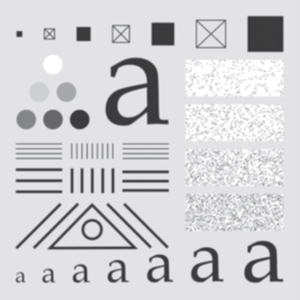
#> input picture images/pcb.png, 300 x 300 px, found by its file name
$ jupyter execute 4a_butterworth_gaussian_lowpass_filter.ipynb
#> lines starting #> are read from the running program, lines starting #| are printed output that depends on the picture
[cell 1]
import cv2
import numpy as np
import matplotlib.pyplot as plt

Function for adding Gaussian noise to the original image

[cell 2]
def add_gaussian_noise(image, mean=0, stddev=25):     # dafault value of mean=0 and standard daviation=25
    gaussian_noise = np.random.normal(mean, stddev, image.shape)
    noisy_image = image + gaussian_noise
    noisy_image = np.clip(noisy_image, 0, 255)
    return noisy_image

Function for Butterworth Lowpass Filter

[cell 3]
def butterworth_lowpass_filter(image, order, cut_off_frequency):
    height, width = image.shape
    F = np.fft.fftshift(np.fft.fft2(image))
    H = np.zeros(image.shape, dtype=np.float32)

    n = order
    d0 = cut_off_frequency
    for u in range(height):
        for v in range(width):
            d = np.sqrt((u - height / 2) ** 2 + (v - width / 2) ** 2)
            H[u, v] = 1 / (1 + (d / d0) ** (2 * n))

    G = F * H
    filteredImage = np.fft.ifft2(np.fft.ifftshift(G))
    return np.abs(filteredImage)

Function for Gaussian Lowpass Filter

[cell 4]
def gaussian_lowpass_filter(image, cutoff_frequency):
    height, width = image.shape
    H = np.zeros(image.shape, dtype=np.float32)
    F = np.fft.fftshift(np.fft.fft2(image))

    D0 = cutoff_frequency
    for u in range(height):
        for v in range(width):
            d = np.sqrt((u - height / 2) ** 2 + (v - width / 2) ** 2)
            H[u, v] = np.exp(-(d ** 2) / (2 * (D0 ** 2)))

    G = F * H
    filtered_image = np.fft.ifft2(np.fft.fftshift(G))
    return np.abs(filtered_image)

Calculate PSNR

[cell 5]
def cal_PSNR(original_image, noisy_image):
    original_image, noisy_image = np.float64(original_image), np.float64(noisy_image)

    Imax = 255.0
    mse = np.mean((original_image - noisy_image) ** 2)
    PSNR_val = 20 * np.log10(Imax / np.sqrt(mse))

    return round(PSNR_val, 2)

Loading the original image

[cell 6]
original_image = cv2.imread('./images/pcb.png', 0)
#> original_image: shape (300, 300); min 53, max 255, mean 210
gray_image = cv2.resize(original_image, (512, 512))

[cell 7]
gaussian_noisy_image = add_gaussian_noise(gray_image, 0, 50)
#> in add_gaussian_noise, `noisy_image = image + gaussian_noise`:
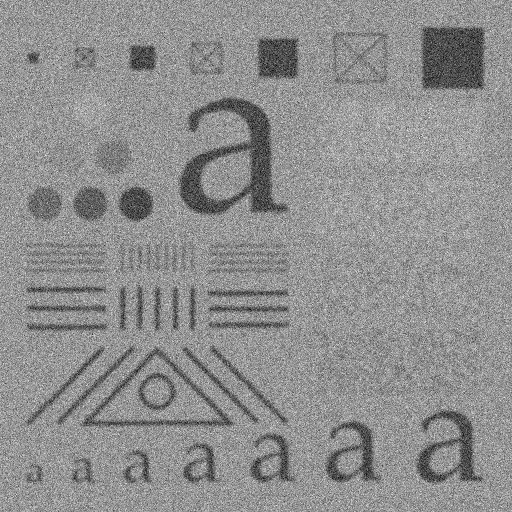
#> noisy_image: shape (512, 512) float64; min -112.5, max 461.1, mean 210; drawn with min black and max white
#> in add_gaussian_noise, `noisy_image = np.clip(noisy_image, 0, 255)`:
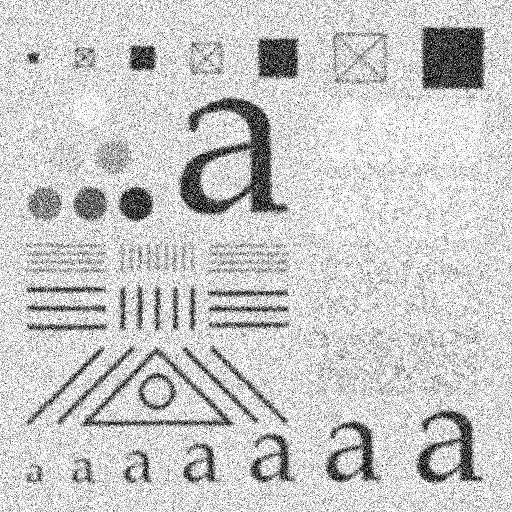
#> noisy_image: shape (512, 512) float64; min 0, max 255, mean 202.3
gaussian_noise_PSNR = cal_PSNR(gray_image, gaussian_noisy_image)
#> in cal_PSNR, `mse = np.mean((original_image - noisy_image) ** 2)`: mse = 1639.4
#> in cal_PSNR, `PSNR_val = 20 * np.log10(Imax / np.sqrt(mse))`: PSNR_val = 15.98
#> gaussian_noise_PSNR = 15.98

plt.figure(figsize=(12, 12))

plt.subplot(1, 2, 1)
plt.imshow(gray_image, cmap='gray')
plt.title("Original Image ")

plt.subplot(1, 2, 2)
plt.imshow(gaussian_noisy_image, cmap='gray')
plt.title(f"Gaussian Noisy Image (PSNR = {gaussian_noise_PSNR})")

plt.tight_layout()
plt.show()
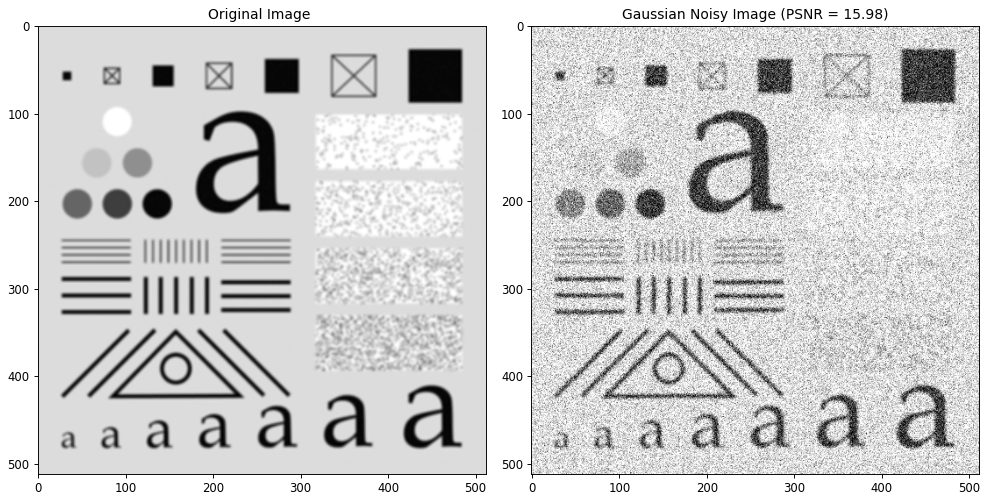
#> figure drawn by matplotlib, 2 panels

Function for Butterworth and Gaussian Lowpass Filter

[cell 8]
order = 4
cutoff_frequency = 40

butterworth_filtered_image = butterworth_lowpass_filter(gray_image, order, cutoff_frequency)
#> after the loop in butterworth_lowpass_filter, `for u in range(height):`:
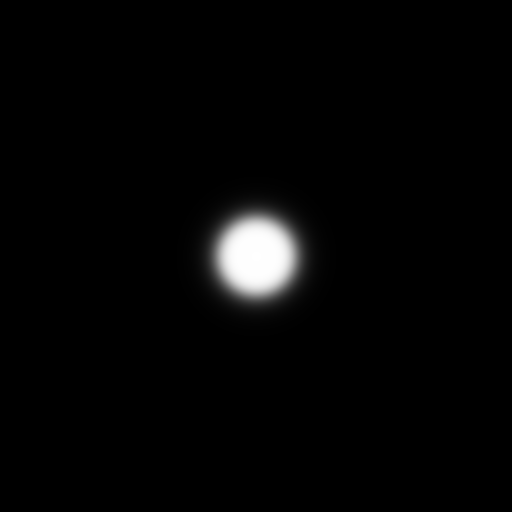
#> H: shape (512, 512) float32; min 2.22e-08, max 1, mean 0.0213
#> in butterworth_lowpass_filter, `return np.abs(filteredImage)`:
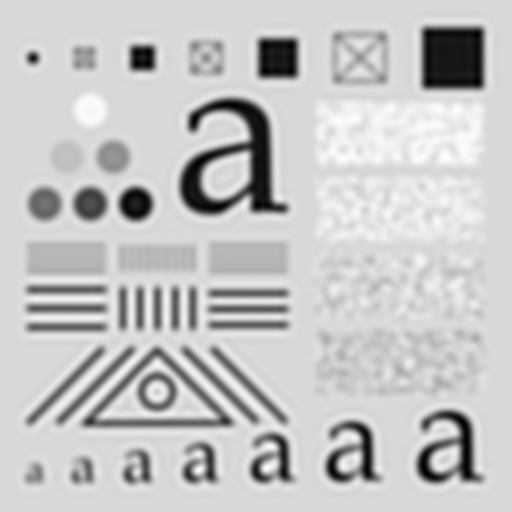
#> returned value: shape (512, 512) float64; min 39.76, max 260.2, mean 209.9; drawn with min black and max white
gaussian_filtered_image = gaussian_lowpass_filter(gray_image, cutoff_frequency)
#> after the loop in gaussian_lowpass_filter, `for u in range(height):`:
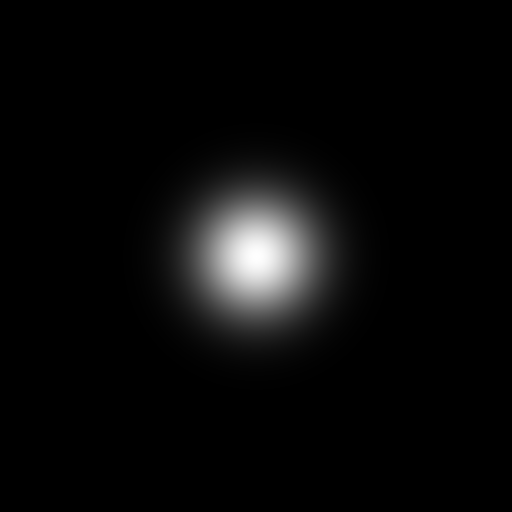
#> H: shape (512, 512) float32; min 1.63e-18, max 1, mean 0.0383

butterworth_PSNR = cal_PSNR(gray_image, butterworth_filtered_image)
#> butterworth_PSNR = 26.53
gaussian_filtered_PSNR = cal_PSNR(gray_image, gaussian_filtered_image)
#> gaussian_filtered_PSNR = 28.39

plt.figure(figsize=(12, 12))

plt.subplot(1, 2, 1)
plt.imshow(butterworth_filtered_image, cmap='gray')
plt.title(f"Butterworth Noisy Image (PSNR = {butterworth_PSNR})")

plt.subplot(1, 2, 2)
plt.imshow(gaussian_filtered_image, cmap='gray')
plt.title(f"Gaussian Filtered Image (PSNR = {gaussian_filtered_PSNR})")

plt.tight_layout()
plt.show()
